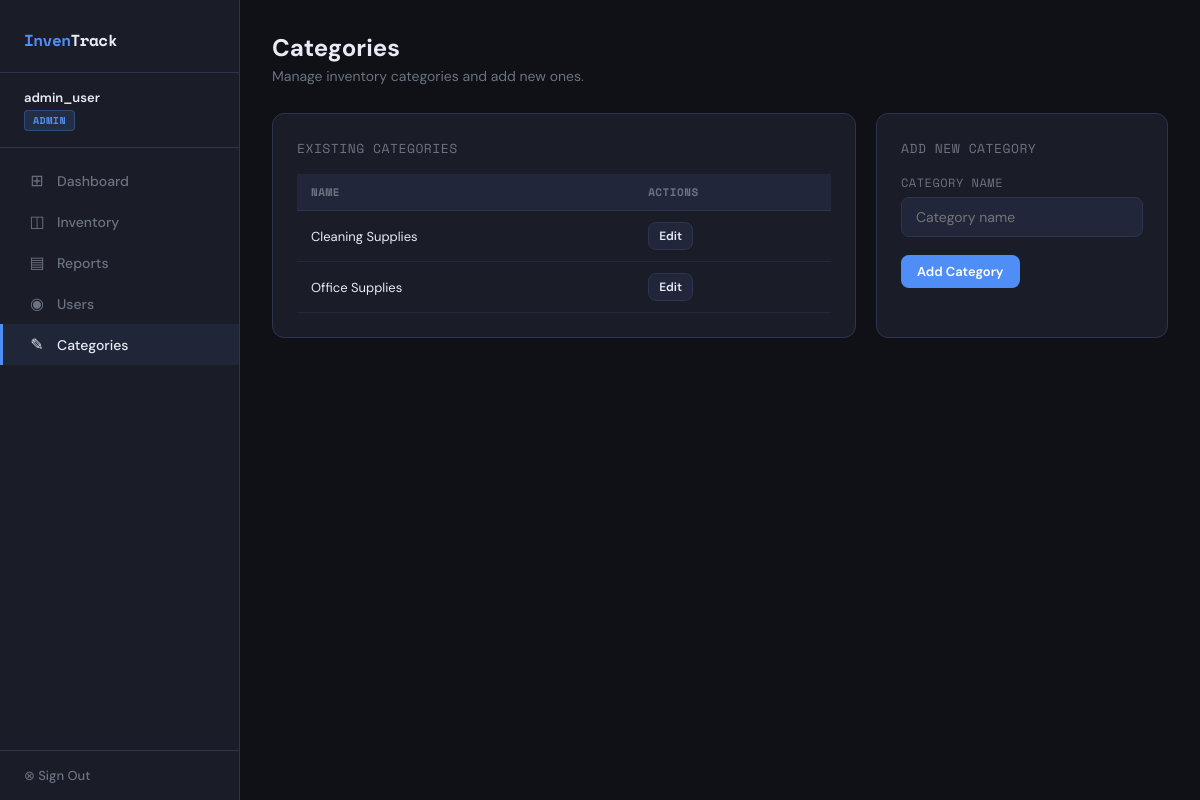
Page /categories/ (signed in) on the committed database.
### inventory_system_m/inventory/models.py (models this page shows, shortened)
class UserProfile(models.Model):
    ROLE_CHOICES = [
        ('admin', 'Admin'),
        ('supplier', 'Supplier'),
        ('user', 'User'),
    ]
    user = models.OneToOneField(User, on_delete=models.CASCADE, related_name='profile')
    role = models.CharField(max_length=20, choices=ROLE_CHOICES, default='user')

class Category(models.Model):
    name = models.CharField(max_length=100)
    class Meta:
        verbose_name_plural = "Categories"

### inventory_system_m/inventory/views.py (the view)
# urls.py: path('categories/', views.category_list, name='category_list'),
@login_required
def category_list(request):
    role = get_role(request.user)
    if role != 'admin':
        messages.error(request, 'Only admins can manage categories.')
        return redirect('dashboard')
    categories = Category.objects.all().order_by('name')
    if request.method == 'POST':
        form = CategoryForm(request.POST)
        if form.is_valid():
            form.save()
            messages.success(request, 'Category added successfully.')
            return redirect('category_list')
    else:
        form = CategoryForm()
    return render(request, 'inventory/category_list.html', {
        'role': role,
        'categories': categories,
        'form': form,
    })

### inventory_system_m/inventory/forms.py (shortened to what this page needs)
class CategoryForm(forms.ModelForm):
    class Meta:
        model = Category
        fields = ['name']
        widgets = {
            'name': forms.TextInput(attrs={'class': 'form-control', 'placeholder': 'Category name'}),
        }

### inventory_system_m/inventory/views.py (called while the page is built)
def get_role(user):
    try:
        return user.profile.role
    except:
        return 'user'

### inventory_system_m/inventory/templates/inventory/category_list.html (shortened to what this page needs)
{% extends 'inventory/base.html' %}
{% block content %}
<div class="page-header flex" style="justify-content:space-between; align-items:flex-end; gap:12px;">
  <div>
    <h1>Categories</h1>
    <p>Manage inventory categories and add new ones.</p>
  </div>
</div>
<div style="display:grid; grid-template-columns:2fr 1fr; gap:20px;">
  <div class="card">
    <div class="card-title">Existing Categories</div>
    <div class="table-wrap">
      <table>
        <thead>
          <tr>
            <th>Name</th>
            <th>Actions</th>
          </tr>
        </thead>
        <tbody>
          {% for category in categories %}
          <tr>
            <td>{{ category.name }}</td>
            <td>
              <a href="{% url 'category_edit' category.pk %}" class="btn btn-secondary btn-sm">Edit</a>
            </td>
          </tr>
          {% empty %}
          <tr><td colspan="2"><div class="empty"><div class="empty-icon">◫</div>No categories yet</div></td></tr>
          {% endfor %}
        </tbody>
      </table>
    </div>
  </div>
  <div class="card" style="max-width:420px;">
    <div class="card-title">Add New Category</div>
    <form method="post">
      <div class="form-group">
        <label>Category Name</label>
        {{ form.name }}
      </div>
      <button type="submit" class="btn btn-primary">Add Category</button>
    </form>
  </div>
</div>
{% endblock %}

### inventory_system_m/inventory/templates/inventory/base.html (shortened to what this page needs)
﻿<!DOCTYPE html>
<html lang="en">
  <head>
  </head>
  <body>
    {% if user.is_authenticated %}
      <nav class="sidebar">
        <div class="sidebar-logo">
          Inven<span>Track</span>
        </div>
        <div class="sidebar-user">
          <div class="uname">{{ user.username }}</div>
          {% with role=user.profile.role %}
            <div class="role-badge role-{{ role }}">{{ role }}</div>
          {% endwith %}
        </div>
        <div class="nav">
          <a
            href="{% url 'dashboard' %}"
            class="{% if request.resolver_match.url_name == 'dashboard' %}active{% endif %}"
          >
            <span class="icon">⊞</span>
            Dashboard
          </a>
          <a
            href="{% url 'item_list' %}"
            class="{% if 'item' in request.resolver_match.url_name %}active{% endif %}"
          >
            <span class="icon">◫</span>
            Inventory
          </a>
          <a
            href="{% url 'reports' %}"
            class="{% if request.resolver_match.url_name == 'reports' %}active{% endif %}"
          >
            <span class="icon">▤</span>
            Reports
          </a>
          {% if user.profile.role == 'admin' %}
            <a
              href="{% url 'user_management' %}"
              class="{% if request.resolver_match.url_name == 'user_management' %}active{% endif %}"
            >
              <span class="icon">◉</span>
              Users
            </a>
            <a
              href="{% url 'category_list' %}"
              class="{% if 'category' in request.resolver_match.url_name %}active{% endif %}"
            >
              <span class="icon">✎</span>
              Categories
            </a>
          {% endif %}
        </div>
        <div class="sidebar-footer">
          <a href="{% url 'logout' %}">⊗ Sign Out</a>
        </div>
      </nav>
    {% endif %}
    <main class="main" {% if not user.is_authenticated %}style="margin-left:0;display:flex;align-items:center;justify-content:center;"{% endif %}>
      {% block content %}{% endblock %}
    </main>
  </body>
</html>

### inventory_system_m/inventory/templates/inventory/base.html (style rules this page uses)
:root { --bg: #0f1117; --surface: #1a1d27; --surface2: #22263a; --border: #2e3350; --accent: #4f8ef7; --accent2: #7c5cbf; --success: #22c55e; --warning: #f59e0b; --danger: #ef4444; --text: #e8eaf6; --muted: #6b7280; --font: 'DM Sans', sans-serif; --mono: 'Space Mono', monospace; }
* { box-sizing: border-box; margin: 0; padding: 0; }
body { background: var(--bg); color: var(--text); font-family: var(--font); min-height: 100vh; display: flex; }
.sidebar { width: 240px; background: var(--surface); border-right: 1px solid var(--border); display: flex; flex-direction: column; position: fixed; height: 100vh; z-index: 100; }
.sidebar-logo { padding: 28px 24px 20px; border-bottom: 1px solid var(--border); font-family: var(--mono); font-size: 16px; font-weight: 700; color: var(--accent); letter-spacing: -0.5px; }
.sidebar-logo span { color: var(--text); }
.sidebar-user { padding: 16px 24px; border-bottom: 1px solid var(--border); }
.sidebar-user .uname { font-size: 13px; font-weight: 600; }
.role-badge { display: inline-block; font-size: 10px; font-family: var(--mono); padding: 2px 8px; border-radius: 4px; font-weight: 700; text-transform: uppercase; letter-spacing: 0.5px; margin-top: 4px; }
.role-admin { background: rgba(79, 142, 247, 0.15); color: var(--accent); border: 1px solid rgba(79, 142, 247, 0.3); }
.nav { flex: 1; padding: 12px 0; }
.nav a { display: flex; align-items: center; gap: 10px; padding: 10px 24px; font-size: 14px; font-weight: 500; color: var(--muted); text-decoration: none; transition: all 0.15s; border-left: 3px solid transparent; }
.nav a.active { color: var(--text); background: rgba(79, 142, 247, 0.08); border-left-color: var(--accent); }
.nav a .icon { font-size: 16px; width: 20px; text-align: center; }
.sidebar-footer { padding: 16px 24px; border-top: 1px solid var(--border); }
.sidebar-footer a { color: var(--muted); text-decoration: none; font-size: 13px; font-weight: 500; }
.main { margin-left: 240px; flex: 1; padding: 32px; min-height: 100vh; }
.page-header { margin-bottom: 28px; }
.page-header h1 { font-size: 24px; font-weight: 700; }
.page-header p { color: var(--muted); font-size: 14px; margin-top: 4px; }
.card { background: var(--surface); border: 1px solid var(--border); border-radius: 12px; padding: 24px; margin-bottom: 24px; }
.card-title { font-size: 13px; font-family: var(--mono); text-transform: uppercase; letter-spacing: 0.5px; color: var(--muted); margin-bottom: 16px; }
.table-wrap { overflow-x: auto; }
table { width: 100%; border-collapse: collapse; font-size: 13px; }
th { background: var(--surface2); color: var(--muted); font-size: 11px; font-family: var(--mono); text-transform: uppercase; letter-spacing: 0.5px; padding: 10px 14px; text-align: left; border-bottom: 1px solid var(--border); white-space: nowrap; }
td { padding: 11px 14px; border-bottom: 1px solid rgba(46, 51, 80, 0.5); vertical-align: middle; }
.btn { display: inline-flex; align-items: center; gap: 6px; padding: 8px 16px; border-radius: 8px; font-size: 13px; font-weight: 600; cursor: pointer; border: none; text-decoration: none; transition: all 0.15s; font-family: var(--font); }
.btn-primary { background: var(--accent); color: white; }
.btn-secondary { background: var(--surface2); color: var(--text); border: 1px solid var(--border); }
.btn-sm { padding: 5px 10px; font-size: 12px; }
.form-group { margin-bottom: 18px; }
label { display: block; font-size: 12px; font-family: var(--mono); text-transform: uppercase; letter-spacing: 0.5px; color: var(--muted); margin-bottom: 6px; }
.form-control { width: 100%; padding: 10px 14px; background: var(--surface2); border: 1px solid var(--border); border-radius: 8px; color: var(--text); font-family: var(--font); font-size: 14px; outline: none; transition: border-color 0.15s; }
.flex { display: flex; align-items: center; gap: 8px; }

### rows in the picture
UserProfile: role "ADMIN"
Category: name "Cleaning Supplies"
Category: name "Office Supplies"

### other values in the picture
{{ user.username }} "admin_user"
